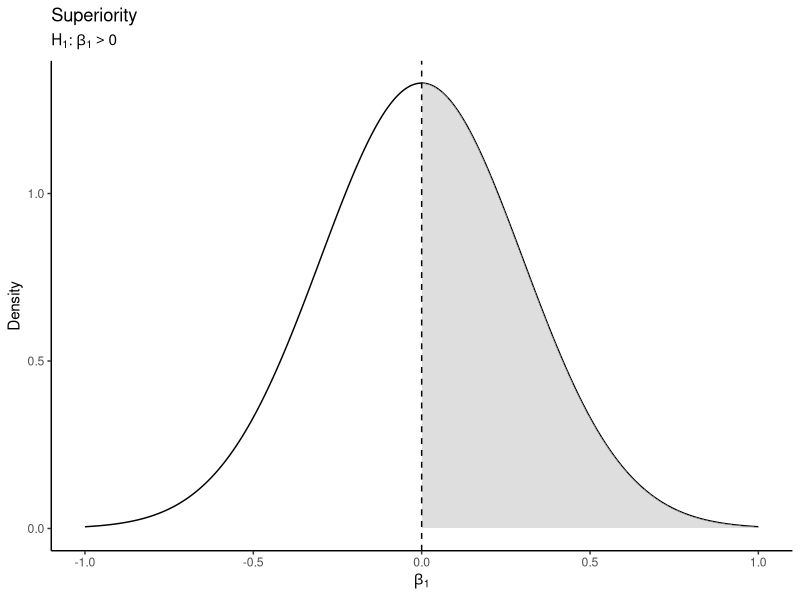
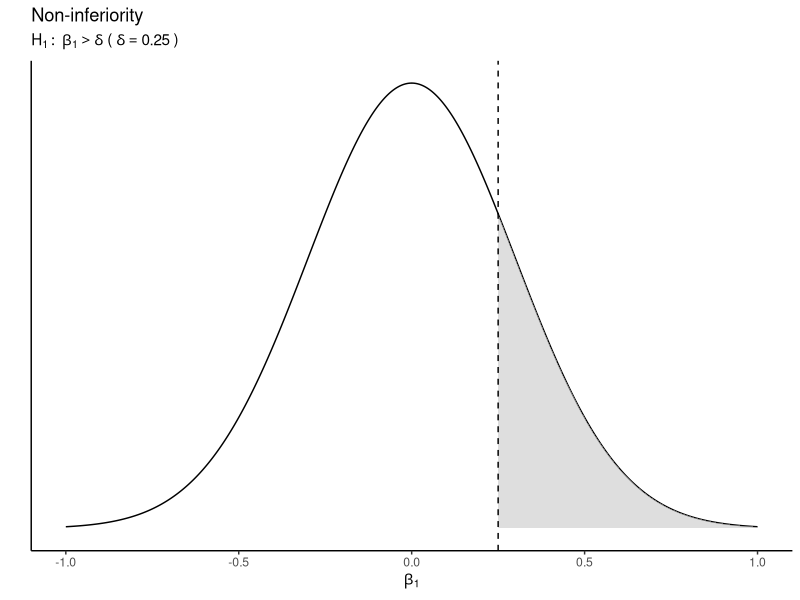
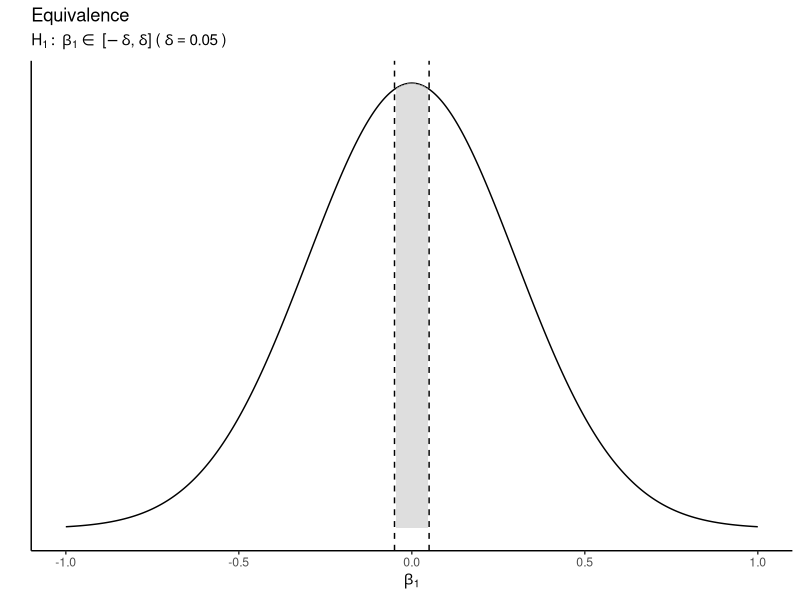
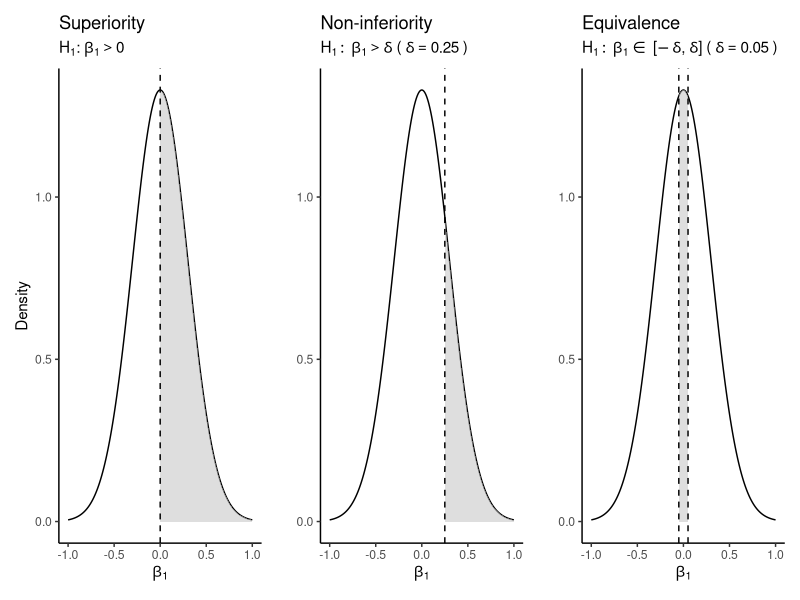

Here is the R script that generated these plots, in order:
library(ggplot2)
library(patchwork)

# define values and range
x <- seq(-1, 1, length.out = 500)
y <- dnorm(x, mean = 0, sd = 0.3)

delta_noninf <- 0.25

delta_eq <- 0.05

df <- data.frame(beta = x, density = y)

# superiority trial
(sup <- ggplot(df, aes(x = beta, y = density)) +
  geom_line() +
  geom_area(data = subset(df, beta > 0), aes(x = beta, y = density), fill = "gray", alpha = 0.5) +
  geom_vline(xintercept = 0, linetype = "dashed") +
  labs(title = "Superiority", x = expression(beta[1]), y = "Density",
       subtitle = expression("H"[1]*": " * beta[1] > 0)) +
  theme_classic())

# non-inferiority trial
(noninf <- ggplot(df, aes(x = beta, y = density)) +
    geom_line() +
    geom_area(data = subset(df, beta > delta_noninf), aes(x = beta, y = density), fill = "gray", alpha = 0.5) +
    geom_vline(xintercept = delta_noninf, linetype = "dashed") +
    labs(title = "Non-inferiority", x = expression(beta[1]), y = "",
         subtitle = bquote(H[1]: ~ beta[1] > delta ~ "("~ delta == 0.25 ~ ")")) +
    theme_classic()) +
    theme(axis.text.y = element_blank(),
          axis.ticks.y = element_blank())

# equivalence trial
(eq <- ggplot(df, aes(x = beta, y = density)) +
    geom_line() +
    geom_area(data = subset(df, beta > -delta_eq & beta < delta_eq), aes(x = beta, y = density), fill = "gray", alpha = 0.5) +
    geom_vline(xintercept = c(-delta_eq, delta_eq), linetype = "dashed") +
    labs(title = "Equivalence", x = expression(beta[1]), y = "",
         subtitle = bquote(H[1]: ~ beta[1] %in% ~ "[" * -delta * ", " * delta * "]" ~ "(" ~ delta == 0.05 ~ ")")) +
    theme_classic()) +
    theme(axis.text.y = element_blank(),
          axis.ticks.y = element_blank())

# add plots together with 'patchwork'
(sup_noninf_eq_plots <- (sup | noninf | eq) + 
    plot_layout(ncol = 3))


